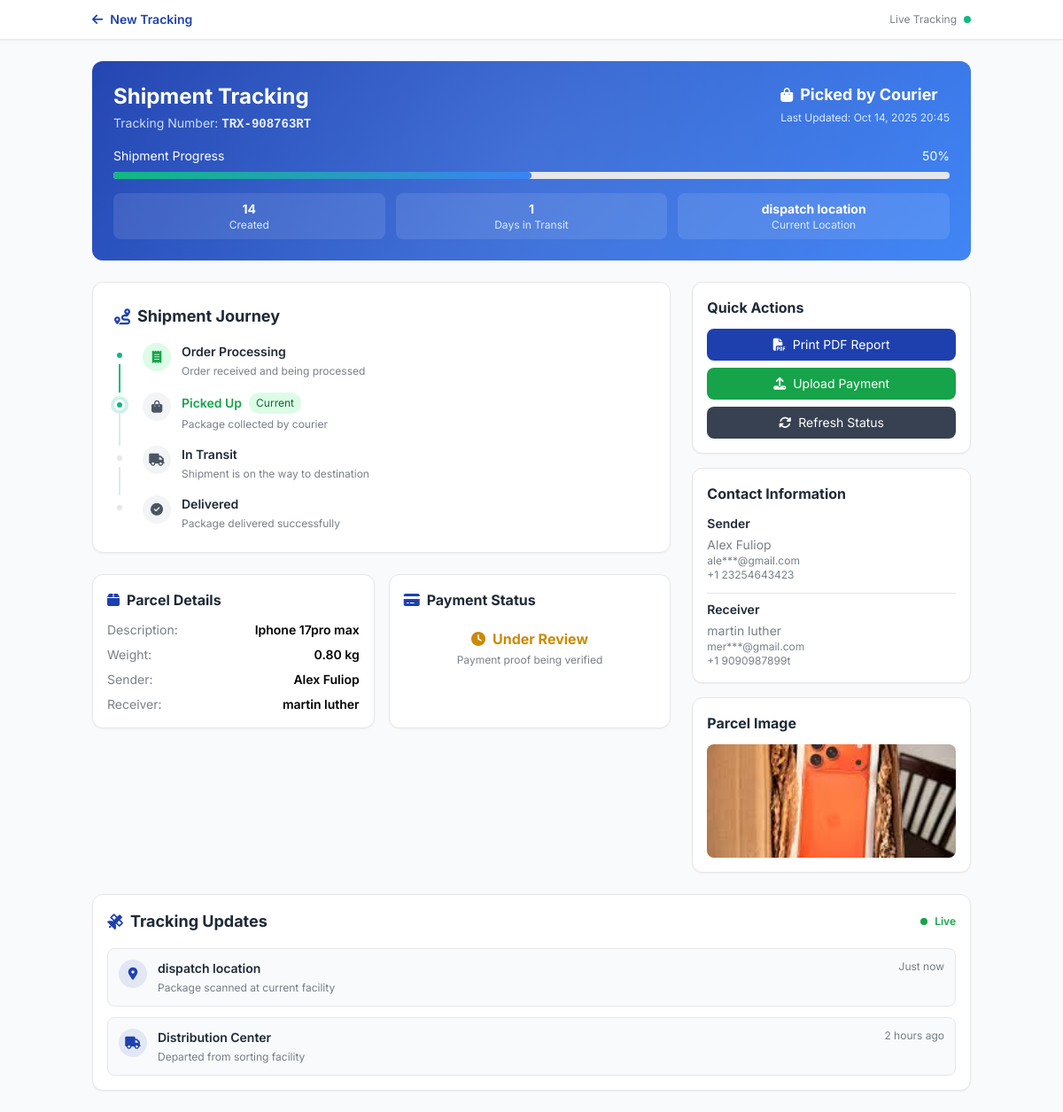
Screenshot of /track/?tracking_number=TRX-908763RT with the database file from the repository.
### tracker/models.py (models this page shows, shortened)
class Shipment(models.Model):
    STATUS_CHOICES = [
        ('pending', 'Pending'),
        ('picked', 'Picked by Courier'),
        ('on_hold', 'On Hold'),
        ('on_way', 'On the Way'),
        ('custom_hold', 'Custom Hold'),
        ('delivered', 'Delivered'),
    ]
    PAYMENT_STATUS = [
        ('not_required', 'Not Required'),
        ('awaiting_payment', 'Awaiting Payment'),
        ('paid', 'Paid'),
    ]
    PAYMENT_METHOD = [
        ('bitcoin', 'Bitcoin'),
        ('usdt', 'USDT (Tether)'),
    ]
    tracking_number = models.CharField(max_length=100, unique=True)
    sender_name = models.CharField(max_length=150)
    sender_address = models.TextField()
    sender_email = models.EmailField()
    sender_phone = models.CharField(max_length=20)
    receiver_name = models.CharField(max_length=150)
    receiver_address = models.TextField()
    receiver_email = models.EmailField()
    receiver_phone = models.CharField(max_length=20)
    origin = models.CharField(max_length=150)
    destination = models.CharField(max_length=150)
    current_location = models.CharField(max_length=150)
    status = models.CharField(max_length=50, choices=STATUS_CHOICES, default='pending')
    remarks = models.TextField(blank=True, null=True)
    parcel_description = models.TextField(blank=True, null=True)
    parcel_weight = models.DecimalField(max_digits=10, decimal_places=2, default=0)
    parcel_image = models.ImageField(upload_to='parcel_images/', blank=True, null=True)
    require_payment = models.BooleanField(default=False)
    show_payment_info = models.BooleanField(default=True)  # New field to show/hide payment info
    payment_method = models.CharField(max_length=20, choices=PAYMENT_METHOD, default='bitcoin')
    shipment_cost = models.DecimalField(max_digits=10, decimal_places=2, default=0)
    clearance_cost = models.DecimalField(max_digits=10, decimal_places=2, default=0)
    total_cost = models.DecimalField(max_digits=10, decimal_places=2, default=0)
    crypto_wallet = models.CharField(max_length=255, blank=True, null=True)
    payment_status = models.CharField(max_length=20, choices=PAYMENT_STATUS, default='not_required')
    date_created = models.DateTimeField(auto_now_add=True)
    last_updated = models.DateTimeField(auto_now=True)
    estimated_delivery = models.DateField(blank=True, null=True)

### tracker/views.py (the view)
# urls.py: path('track/', views.track_shipment, name='track_shipment'),
def track_shipment(request):
    tracking_number = request.GET.get('tracking_number')
    shipment = None
    proof_uploaded = None
    if tracking_number:
        shipment = Shipment.objects.filter(tracking_number=tracking_number).first()
        if shipment:
            proof_uploaded = PaymentProof.objects.filter(shipment=shipment).first()
    context = {
        'shipment': shipment,
        'proof_uploaded': proof_uploaded,
        'tracking_number': tracking_number
    }
    return render(request, 'tracker/result.html', context)

### tracker/templates/tracker/result.html (shortened to what this page needs)
{% load tracker_extras %}
<!DOCTYPE html>
<html lang="en">
<head>
    <script src="https://cdn.tailwindcss.com"></script>
    <link rel="stylesheet" href="https://cdnjs.cloudflare.com/ajax/libs/font-awesome/6.4.0/css/all.min.css">
</head>
<body class="font-inter bg-gray-50 min-h-screen">
    {% if shipment %}
    <nav class="bg-white shadow-sm border-b">
        <div class="container mx-auto px-4 py-3">
            <div class="flex justify-between items-center">
                <a href="/" class="flex items-center space-x-2 text-primary hover:text-secondary transition-colors">
                    <i class="fas fa-arrow-left text-sm"></i>
                    <span class="font-semibold text-sm">New Tracking</span>
                </a>
                <div class="flex items-center space-x-2">
                    <span class="text-xs text-dark/60">Live Tracking</span>
                    <div class="w-2 h-2 bg-accent rounded-full animate-pulse"></div>
                </div>
            </div>
        </div>
    </nav>
    <div class="container mx-auto px-4 py-6">
        <div class="glow-card text-white rounded-xl p-6 mb-6 relative overflow-hidden">
            <div class="relative z-10">
                <div class="flex flex-col lg:flex-row lg:justify-between lg:items-start gap-4 mb-4">
                    <div class="flex-1">
                        <h1 class="text-2xl font-bold mb-1">Shipment Tracking</h1>
                        <p class="text-blue-100 opacity-90 text-sm">Tracking Number:
                            <span class="font-mono font-bold text-white">{{ shipment.tracking_number }}</span>
                        </p>
                    </div>
                    <div class="text-left lg:text-right">
                        <div class="flex items-center gap-2 mb-1">
                            <i class="fas fa-{{ shipment.status|status_icon }}"></i>
                            <div class="text-lg font-bold">{{ shipment.get_status_display }}</div>
                        </div>
                        <div class="text-blue-100 text-xs">Last Updated: {{ shipment.last_updated|date:"M d, Y H:i" }}</div>
                    </div>
                </div>
                <div class="mb-4">
                    <div class="flex justify-between text-sm mb-2">
                        <span>Shipment Progress</span>
                        <span id="progress-percentage">0%</span>
                    </div>
                    <div class="progress-bar">
                        <div class="progress-fill" id="progress-fill" style="width: 0%"></div>
                    </div>
                </div>
                <div class="grid grid-cols-3 gap-3 text-center">
                    <div class="bg-white/10 rounded-lg p-2">
                        <div class="text-sm font-bold">{{ shipment.date_created|date:"d" }}</div>
                        <div class="text-blue-100 text-xs">Created</div>
                    </div>
                    <div class="bg-white/10 rounded-lg p-2">
                        <div class="text-sm font-bold" id="days-in-transit">-</div>
                        <div class="text-blue-100 text-xs">Days in Transit</div>
                    </div>
                    <div class="bg-white/10 rounded-lg p-2">
                        <div class="text-sm font-bold">{{ shipment.current_location|truncate_words:2 }}</div>
                        <div class="text-blue-100 text-xs">Current Location</div>
                    </div>
                </div>
            </div>
        </div>
        <div class="grid lg:grid-cols-3 gap-6 mb-6">
            <div class="lg:col-span-2 space-y-6">
                <div class="bg-white rounded-xl shadow-sm border p-6">
                    <h2 class="text-lg font-bold text-dark mb-4 flex items-center">
                        <i class="fas fa-route text-primary mr-2"></i>
                        Shipment Journey
                    </h2>
                    <div class="space-y-4">
                        {% get_timeline_data shipment as timeline_steps %}
                        {% for step in timeline_steps %}
                        <div class="timeline-item {% if step.active %}active{% endif %} {% if step.completed %}completed{% endif %}">
                            <div class="flex items-start space-x-3">
                                <div class="flex-shrink-0 w-8 h-8 rounded-full {% if step.completed %}bg-green-100{% else %}bg-gray-100{% endif %} flex items-center justify-center">
                                    <i class="fas fa-{{ step.icon }} text-sm {% if step.completed %}text-green-600{% else %}text-gray-600{% endif %}"></i>
                                </div>
                                <div class="flex-1 min-w-0">
                                    <div class="flex items-center gap-2">
                                        <h3 class="font-semibold text-dark text-sm {% if step.active %}text-green-600{% endif %}">
                                            {{ step.name }}
                                        </h3>
                                        {% if step.active %}
                                        <span class="text-xs bg-green-100 text-green-800 px-2 py-1 rounded-full">Current</span>
                                        {% endif %}
                                    </div>
                                    <p class="text-dark/60 text-xs mt-1">{{ step.description }}</p>
                                </div>
                            </div>
                            {% if not forloop.last %}
                            <div class="timeline-connector"></div>
                            {% endif %}
                        </div>
                        {% endfor %}
                    </div>
                </div>
                <div class="grid md:grid-cols-2 gap-4">
                    <div class="bg-white rounded-xl shadow-sm border p-4">
                        <h3 class="text-base font-bold text-dark mb-3 flex items-center">
                            <i class="fas fa-box text-primary mr-2"></i>
                            Parcel Details
                        </h3>
                        <div class="space-y-2 text-sm">
                            <div class="flex justify-between">
                                <span class="text-dark/60">Description:</span>
                                <span class="font-semibold text-right">{{ shipment.parcel_description|default:"Standard Package" }}</span>
                            </div>
                            <div class="flex justify-between">
                                <span class="text-dark/60">Weight:</span>
                                <span class="font-semibold">{{ shipment.parcel_weight }} kg</span>
                            </div>
                            <div class="flex justify-between">
                                <span class="text-dark/60">Sender:</span>
                                <span class="font-semibold">{{ shipment.sender_name }}</span>
                            </div>
                            <div class="flex justify-between">
                                <span class="text-dark/60">Receiver:</span>
                                <span class="font-semibold">{{ shipment.receiver_name }}</span>
                            </div>
                        </div>
                    </div>
                    <div class="bg-white rounded-xl shadow-sm border p-4">
                        <h3 class="text-base font-bold text-dark mb-3 flex items-center">
                            <i class="fas fa-credit-card text-primary mr-2"></i>
                            Payment Status
                        </h3>
                        <div class="text-center py-2">
                            {% if shipment.payment_status == 'paid' %}
                            <div class="text-green-600 text-base font-bold mb-1 flex items-center justify-center">
                                <i class="fas fa-check-circle mr-2"></i>Payment Verified
                            </div>
                            <p class="text-dark/60 text-xs">Payment confirmed and processed</p>
                            {% elif shipment.payment_status == 'awaiting_payment' %}
                            <div class="text-yellow-600 text-base font-bold mb-1 flex items-center justify-center">
                                <i class="fas fa-clock mr-2"></i>Under Review
                            </div>
                            <p class="text-dark/60 text-xs">Payment proof being verified</p>
                            {% else %}
                            <div class="text-gray-600 text-base font-bold mb-1 flex items-center justify-center">
                                <i class="fas fa-info-circle mr-2"></i>Not Required
                            </div>
                            <p class="text-dark/60 text-xs">No payment needed</p>
                            {% endif %}
                        </div>
                    </div>
                </div>
            </div>
            <div class="space-y-4">
                <div class="bg-white rounded-xl shadow-sm border p-4">
                    <h3 class="text-base font-bold text-dark mb-3">Quick Actions</h3>
                    <div class="space-y-2">
                        <a href="/print-preview/{{ shipment.tracking_number }}/"
                           class="w-full bg-primary hover:bg-secondary text-white py-2 px-3 rounded-lg flex items-center justify-center space-x-2 transition-all duration-300 text-sm">
                            <i class="fas fa-file-pdf"></i>
                            <span>Print PDF Report</span>
                        </a>
                        {% if shipment.require_payment and shipment.payment_status != 'paid' %}
                        <a href="/upload-proof/{{ shipment.tracking_number }}/"
                           class="w-full bg-green-600 hover:bg-green-700 text-white py-2 px-3 rounded-lg flex items-center justify-center space-x-2 transition-all duration-300 text-sm">
                            <i class="fas fa-upload"></i>
                            <span>Upload Payment</span>
                        </a>
                        {% endif %}
                        <button onclick="refreshTracking()"
                                class="w-full bg-gray-700 hover:bg-gray-800 text-white py-2 px-3 rounded-lg flex items-center justify-center space-x-2 transition-all duration-300 text-sm">
                            <i class="fas fa-sync-alt"></i>
                            <span>Refresh Status</span>
                        </button>
                    </div>
                </div>
                <div class="bg-white rounded-xl shadow-sm border p-4">
                    <h3 class="text-base font-bold text-dark mb-3">Contact Information</h3>
                    <div class="space-y-3 text-sm">
                        <div>
                            <h4 class="font-semibold text-dark mb-1 text-sm">Sender</h4>
                            <p class="text-dark/60">{{ shipment.sender_name }}</p>
                            <p class="text-dark/60 text-xs">{{ shipment.sender_email|encrypt_email }}</p>
                            <p class="text-dark/60 text-xs">{{ shipment.sender_phone|phone_format }}</p>
                        </div>
                        <div class="pt-2 border-t border-gray-200">
                            <h4 class="font-semibold text-dark mb-1 text-sm">Receiver</h4>
                            <p class="text-dark/60">{{ shipment.receiver_name }}</p>
                            <p class="text-dark/60 text-xs">{{ shipment.receiver_email|encrypt_email }}</p>
                            <p class="text-dark/60 text-xs">{{ shipment.receiver_phone|phone_format }}</p>
                        </div>
                    </div>
                </div>
                {% if shipment.parcel_image %}
                <div class="bg-white rounded-xl shadow-sm border p-4">
                    <h3 class="text-base font-bold text-dark mb-3">Parcel Image</h3>
                    <img src="{{ shipment.parcel_image.url }}"
                         alt="Parcel"
                         class="w-full h-32 object-cover rounded-lg cursor-pointer hover:opacity-90 transition-opacity"
                         onclick="openImageModal('{{ shipment.parcel_image.url }}')">
                </div>
                {% endif %}
            </div>
        </div>
        <div class="bg-white rounded-xl shadow-sm border p-4">
            <div class="flex justify-between items-center mb-4">
                <h2 class="text-lg font-bold text-dark flex items-center">
                    <i class="fas fa-satellite text-primary mr-2"></i>
                    Tracking Updates
                </h2>
                <div class="flex items-center space-x-2 text-green-600">
                    <div class="w-2 h-2 bg-green-600 rounded-full animate-pulse"></div>
                    <span class="text-xs font-semibold" id="last-update">Live</span>
                </div>
            </div>
            <div class="space-y-3" id="updates-container">
            </div>
        </div>
    </div>
    {% endif %}
</body>
</html>

### rows the page displays
Shipment: tracking_number "TRX-908763RT", status "Picked by Courier", last_updated "Oct 14, 2025 20:45", date_created "14", current_location "dispatch location", parcel_description "Iphone 17pro max", parcel_weight "0.80", sender_name "Alex Fuliop", receiver_name "martin luther", sender_email|encrypt_email "ale***@gmail.com", sender_phone "+1 23254643423", receiver_email|encrypt_email "mer***@gmail.com", receiver_phone "+1 9090987899t", parcel_image (picture)

### other values shown
{{ step.name }} "Order Processing" "Picked Up" "In Transit" "Delivered"
{{ step.description }} "Order received and being processed" "Package collected by courier" "Shipment is on the way to destination" "Package delivered successfully"
